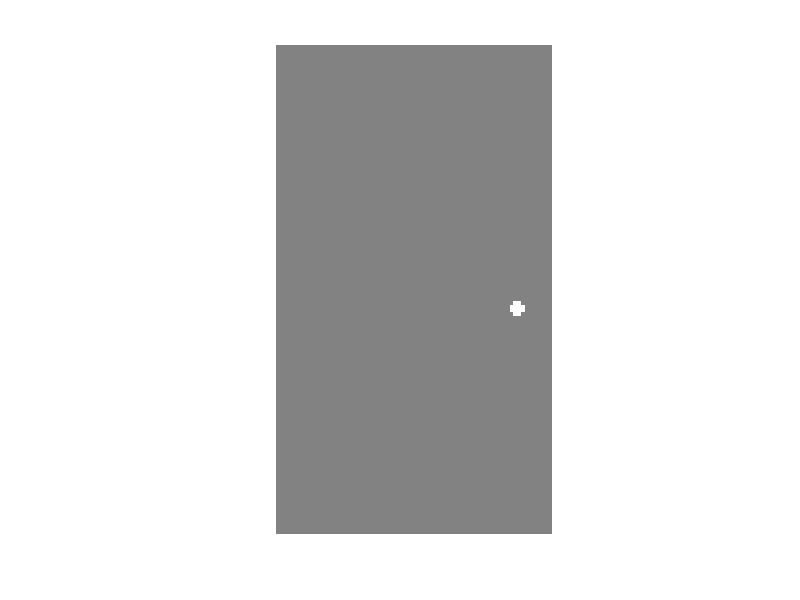

Source code (MATLAB):
clear all
duration = 1.5;
framerate = 60;
isi = 3.5;
% sfrange = [0 0.04 0.16];
% tfrange =[0 2 8];
sfrange = [ 0.1 0.2];
tfrange =[ 0 ];
%phaserange = [0 0 0 0 0];
phaserange = linspace(0, 2*pi,9);
phaserange=phaserange(1:8);

ntheta = 1;
nx = 2; ny =1;
sigma=0.015;
randomOrder=1;
randomTheta=0;
binarize=1;
blank=0;

% clear all
% duration = 0.5;
% framerate = 60;
% isi = 0.5;
% sfrange = [0 0.02 0.04 0.16 0.32];
% tfrange =[0 1.5 8];
% phaserange = [0 pi];
% ntheta =10;
% nx = 1; ny =1;
% sigma=0.075;
% randomOrder=1;
% randomTheta=0;

% clear all
% duration = 0.5;
% framerate = 60;
% isi = 0.5;
% sfrange = [0 0.03 0.024];
% tfrange =[0 1.5 8];
% phaserange = [0 pi];
% ntheta =8;
% nx = 2; ny =1;
% sigma=0.1;
% randomOrder=1;
% randomTheta=0;



xsz = 128;
ysz = xsz*9/16;
dist = 25;
width = 50;
widthdeg = 2*atand(0.5*width/dist)
degperpix = widthdeg/xsz


xpos = linspace(1,xsz-1,nx+1);
xposrange = xpos(1:end-1);
xposrange = ([.45 .55]-0.25)*xsz;
ypos = linspace(1,ysz-1,ny+1);
yposrange = ypos(1:end-1);
yposrange = 0.45*ysz;

blockwidth = floor(xsz/nx);


thetarange = linspace(0, 2*pi,ntheta+1);
if blank
ntheta=ntheta+1;
else
    thetarange = thetarange(1:end-1);
end
trial=0;
for n= 1:length(thetarange);
    for i = 1:length(xposrange);
        for j = 1:length(yposrange);
            for k = 1:length(sfrange);
                for l = 1:length(tfrange);
                    for m= 1:length(phaserange);
                        
                        trial = trial+1;
                        xpos(trial) = xposrange(i); ypos(trial)=yposrange(j);
                        sf(trial)=sfrange(k); tf(trial)=tfrange(l);
                        phase(trial) = phaserange(m); theta(trial) = thetarange(n);
                        if randomTheta
                            theta(trial) = rand*2*pi;
                        end
                    end
                end
            end
        end
    end
end

if randomOrder
order = randperm(trial);
xpos = xpos(order); ypos=ypos(order); sf =sf(order); tf=tf(order); phase=phase(order); theta=theta(order);
end

trial*duration/60

[x y] =meshgrid(1:blockwidth,1:blockwidth);
xgrid=(x-mean(x(:)))/max(x(:));; ygrid=(y-mean(y(:)))/max(y(:));
x = x*degperpix; y=y*degperpix;
gaussian = sqrt(exp(-0.5*(xgrid.^2 +ygrid.^2)/sigma^2));
if binarize
    gaussian(gaussian<exp(-1))=0;
end


moviedata = zeros(xsz,ysz,trial*(duration+isi)*framerate,'uint8')+128;
for tr = 1:trial
    tr
    ph = (x*cos(theta(tr)) + y*sin(theta(tr)))*2*pi*sf(tr) + phase(tr);
    if theta(tr)~=2*pi
    for t = 1:duration*framerate;
        frame = uint8(0.5*255*(cos(ph + 2*pi*t*tf(tr)/framerate).*gaussian+1));
        moviedata(xpos(tr):xpos(tr)+blockwidth-1, ypos(tr):ypos(tr)+blockwidth-1,(tr-1)*duration*framerate +tr*isi*framerate+t) = frame;
    end
    end
end
if binarize
moviedata(moviedata>128)=255;
moviedata(moviedata<128)=0;
end

moviedata = moviedata(1:xsz,1:ysz,:);
figure
for i = 1:length(moviedata)/40
imshow(moviedata(:,:,i));
drawnow
end
save behavStim2sf moviedata xpos ypos tf sf phase theta framerate duration isi nx ny sigma
